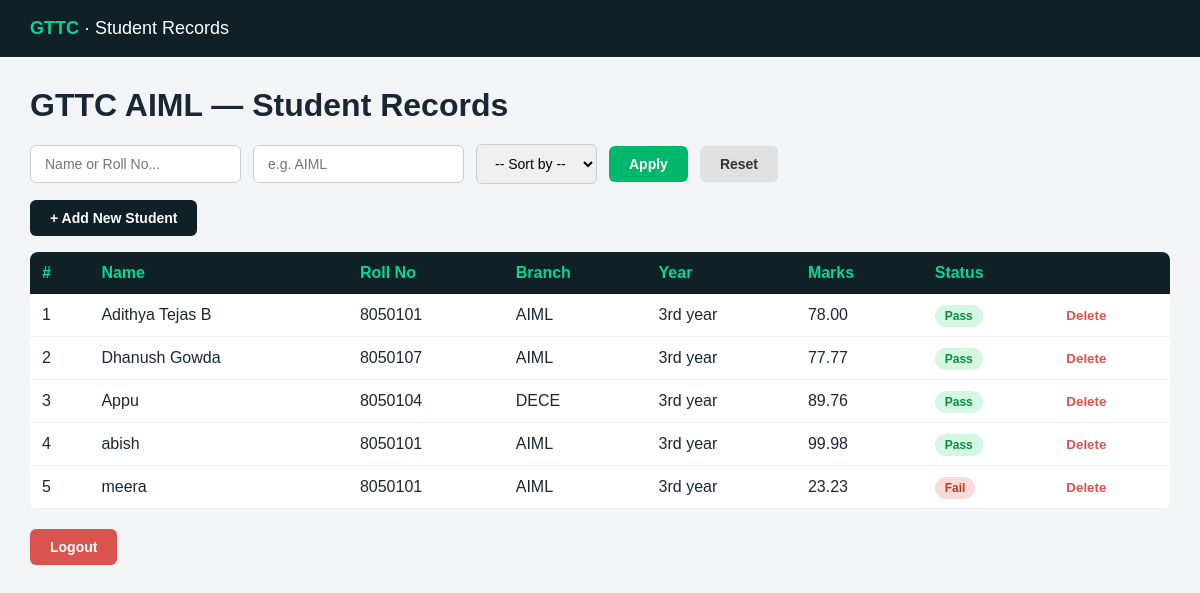
The page / (signed in) on the database its author committed.
### tables this page shows
CREATE TABLE students (
        id INTEGER PRIMARY KEY AUTOINCREMENT,
        name TEXT NOT NULL,
        roll_no TEXT NOT NULL,
        branch TEXT NOT NULL,
        year TEXT NOT NULL,
        marks INTEGER NOT NULL
    );

### app.py (the view)
@app.route('/')
@login_required
def index():
    search = request.args.get('search', '').strip()
    branch_filter = request.args.get('branch', '').strip()
    sort = request.args.get('sort', '')
    conn = sqlite3.connect('students.db')
    c = conn.cursor()
    query = 'SELECT * FROM students WHERE 1=1'
    params = []
    if search:
        query += ' AND (name LIKE ? OR roll_no LIKE ?)'
        params += [f'%{search}%', f'%{search}%']
    if branch_filter:
        query += ' AND branch LIKE ?'
        params.append(f'%{branch_filter}%')
    sort_map = {
        'name': 'name ASC',
        'roll_no': 'roll_no ASC',
        'year': 'year ASC',
        'marks': 'marks DESC'
    }
    if sort in sort_map:
        query += f' ORDER BY {sort_map[sort]}'
    c.execute(query, params)
    students = c.fetchall()
    conn.close()
    return render_template('index.html',
                           students=students,
                           search=search,
                           branch_filter=branch_filter,
                           sort=sort)

### app.py (called while the page is built)
def login_required(f):
    from functools import wraps
    @wraps(f)
    def decorated(*args, **kwargs):
        if 'logged_in' not in session:
            return redirect(url_for('login'))
        return f(*args, **kwargs)
    return decorated

### templates/index.html (shortened to what this page needs)
<!DOCTYPE html>
<html>
<head>
</head>
<body>
    <div class="topbar"><span>GTTC</span> · Student Records</div>
    <div class="container">
        <h1>GTTC AIML — Student Records</h1>
        <form class="toolbar" method="GET" action="/">
            <input type="text" name="search" placeholder="Name or Roll No..." value="{{ search }}">
            <input type="text" name="branch" placeholder="e.g. AIML" value="{{ branch_filter }}">
            <select name="sort">
                <option value="">-- Sort by --</option>
            </select>
            <button type="submit" class="btn btn-apply">Apply</button>
            <a href="/" class="btn btn-reset">Reset</a>
        </form>
        <button class="btn btn-add" onclick="document.getElementById('addForm').style.display =
            document.getElementById('addForm').style.display === 'flex' ? 'none' : 'flex'">+ Add New Student</button>
        <table>
            <thead>
                <tr>
                    <th>#</th><th>Name</th><th>Roll No</th><th>Branch</th><th>Year</th><th>Marks</th><th>Status</th><th></th>
                </tr>
            </thead>
            <tbody>
                {% for student in students %}
                <tr>
                    <td>{{ loop.index }}</td>
                    <td>{{ student[1] }}</td>
                    <td>{{ student[2] }}</td>
                    <td>{{ student[3] }}</td>
                    <td>{{ student[4] }}</td>
                    <td>{{ "%.2f"|format(student[5]) }}</td>
                    <td>
                        {% if student[5]|float >= 35 %}
                        <span class="status pass">Pass</span>
                        {% else %}
                        <span class="status fail">Fail</span>
                        {% endif %}
                    </td>
                    <td>
                        <form class="inline" method="POST" action="/delete/{{ student[0] }}">
                            <button type="submit" class="del-btn">Delete</button>
                        </form>
                    </td>
                </tr>
                {% endfor %}
            </tbody>
        </table>
        <form method="POST" action="/logout" style="margin-top: 20px;">
            <button type="submit" class="btn btn-logout">Logout</button>
        </form>
    </div>
</body>
</html>

### templates/index.html (style rules this page uses)
* { margin: 0; padding: 0; box-sizing: border-box; font-family: Arial, sans-serif; }
body { background: #f2f4f6; color: #1a2634; }
.topbar { background: #0f2027; color: #fff; padding: 18px 30px; font-size: 18px; }
.topbar span { color: #00d894; font-weight: bold; }
.container { padding: 30px; }
h1 { margin-bottom: 20px; }
.toolbar { display: flex; gap: 12px; flex-wrap: wrap; align-items: center; margin-bottom: 16px; }
.toolbar input, .toolbar select { padding: 10px 14px; border: 1px solid #ccc; border-radius: 6px; font-size: 14px; }
.btn { padding: 10px 20px; border: none; border-radius: 6px; cursor: pointer; font-weight: bold; font-size: 14px; }
.btn-apply { background: #00b86b; color: #fff; }
.btn-reset { background: #e0e0e0; color: #333; text-decoration: none; display: inline-block; }
.btn-add { background: #0f2027; color: #fff; margin-bottom: 16px; }
.btn-logout { background: #d9534f; color: #fff; }
table { width: 100%; border-collapse: collapse; background: #fff; border-radius: 8px; overflow: hidden; }
th { background: #0f2027; color: #00d894; padding: 12px; text-align: left; }
td { padding: 12px; border-bottom: 1px solid #eee; }
.status { padding: 4px 10px; border-radius: 12px; font-size: 12px; font-weight: bold; }
.pass { background: #d4f7e0; color: #0a8a4a; }
.fail { background: #fbdada; color: #c0392b; }
.del-btn { background: none; border: none; color: #d9534f; cursor: pointer; font-weight: bold; }
form.inline { display: inline; }

### rows shown on the page
students: name "Adithya Tejas B", roll_no "8050101", branch "AIML", year "3rd year", marks "78.00", shows "Pass"
students: name "Dhanush Gowda", roll_no "8050107", branch "AIML", year "3rd year", marks "77.77", shows "Pass"
students: name "Appu", roll_no "8050104", branch "DECE", year "3rd year", marks "89.76", shows "Pass"
students: name "abish", roll_no "8050101", branch "AIML", year "3rd year", marks "99.98", shows "Pass"
students: name "meera", roll_no "8050101", branch "AIML", year "3rd year", marks "23.23", shows "Fail"
